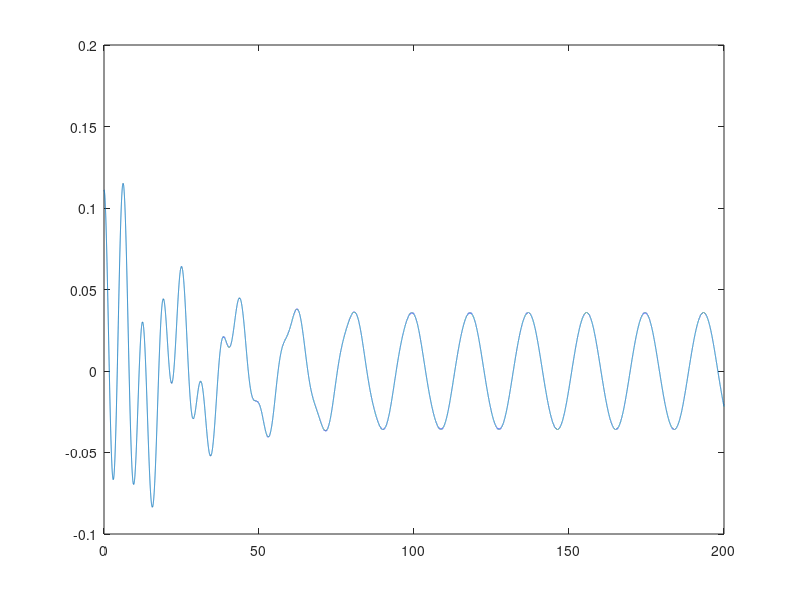
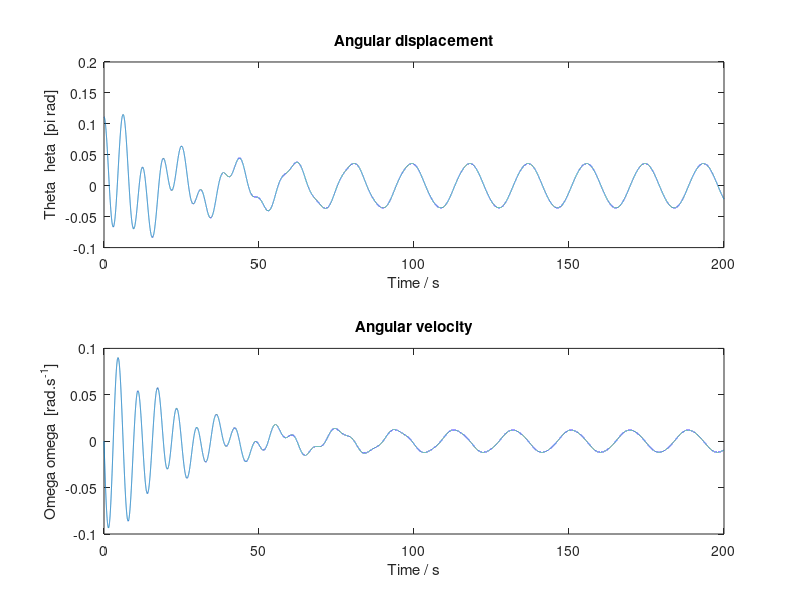
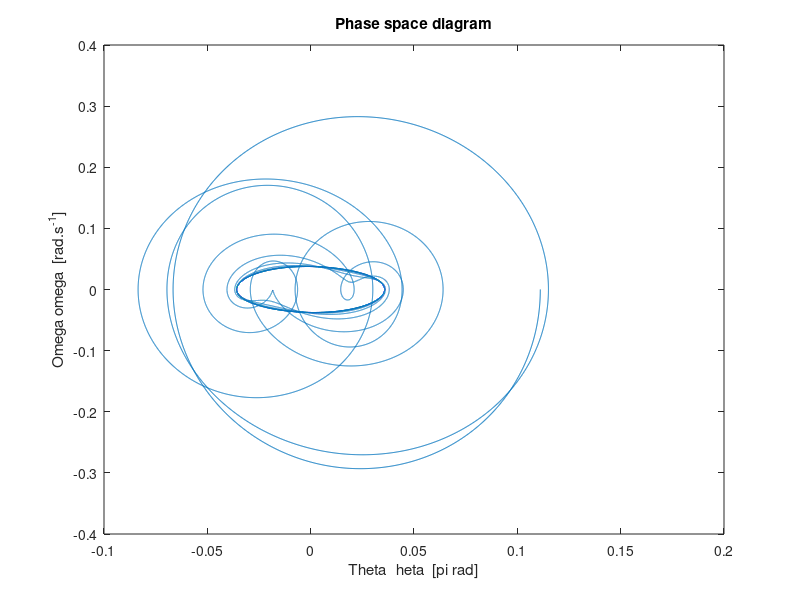

Here is the MATLAB script that generated these plots, in order:
% 2018/11/21
% PHYS4150 Project
% CHAOTIC BEHAVIOR IN A PLANE PENDULUM WITH A SINUSOIDAL DRIVING TORQUE AT THE PIVOT POINT

function motion_sim
    close all
    clear all
    clc
    
    num_methods = 1;    %need to match the number of methods used

    %====================================================================
    %Array, variable initialization  
    [g,l,theta_0,w_0,~,w_ext,~,h,data_pts,duration] = get_var();
 
    if data_pts > 500000
        disp('Datapoints exceeds 200000, simulation terminated.');
        return
    end
    [time, theta, w] = deal(zeros(data_pts, num_methods));
    theta(1,1:num_methods) = theta_0;
    w(1,1:num_methods) = w_0;
    
    %====================================================================
    %RK4 Method
    [time(:,1),theta(:,1),w(:,1)] = RK4(time(:,1),theta(:,1),w(:,1));

    %====================================================================
    %Euler Method
    %[time(:,2),theta(:,2),w(:,2)] = euler_1(time(:,2),theta(:,2),w(:,2));
    
    %====================================================================
    %Error with ode45
    [t,y] = builtin_ode45();
    abs_err = theta(end,1)-y(end,1);
    rel_err =(theta(end,1)-y(end,1))/min(theta(end,1),y(end,1));
    fprintf('Absolue & Relative Error With ode45: %.12f %.12f\n',abs_err,rel_err);
    
    %====================================================================
    %Plot Graph
    plot_graph(time(:,1), theta(:,1), w(:,1)); %RK4
    %plot_graph(time(:,2), theta(:,2), w(:,2)); %Euler
    
     %====================================================================
    %Animation
%     save_gif = 0;
%     animation(time(:,1),theta(:,1),w(:,1),'RK4',save_gif);

%     For Function Test (Global Truncation Error/ Simple Harmonic Motion)
%     =================================
%     w0 = (g/l)^0.5;
%     truedata = theta_0*cos(w0*duration)+w_0/w0*sin(w0*duration);
%     ans(1,1)= h;
%     ans(1,2)= theta(end,1);
%     ans(1,3)= truedata;
%     ans(1,4)= abs(theta(end,1)-truedata); %RK4
%     ans(1,5)= abs(theta(end,2)-truedata); %euler
%     ans(1,6)= truedata;
%     ans
%     =================================
    clear all
end

%====================================================================
% MATLAB ode45
function [t,y] = builtin_ode45()
    options=odeset('RelTol',5.7627e-09,'AbsTol',1.1291e-10);    
    [g,l,theta_0,w_0,~,~,~,dt,~,duration] = get_var();     
    tspan= 0:dt:duration; % set time interval
    init=[theta_0,w_0]; % set initial conditions
    [t,y]=ode45(@myode,tspan,init,options);
    figure()
    plot(t,y(:,1)/pi);
end
function dydt = myode(t,y)
    [g,l,theta_0,w_0,Fext_0,Fext_w,c,~,~,~] = get_var(); 
    dydt = [y(2); -g/l.*sin(y(1))-c*y(2)+ Fext_0.*sin(Fext_w*(t))];
end

%====================================================================
%Variables init
function [gravity,length,theta_0,omega_0,extForce_0,extForce_omega,coeffi_damp,step_size,data_pts,duration] = get_var()
    gravity = 9.8;              %ms-2
    length = 9.8;               %m
    theta_0 = 20*2*pi/360;      %rad
    omega_0 = 0*2*pi/360;       %rad/s
    extForce_0 = 0.1;           
    extForce_omega = 1/3;       %rad/s
    coeffi_damp = 0.1;         
    
    duration = 200;             %s
    step_size = 0.1*(1/2)^5;
    data_pts = duration/step_size + 1;
end

%====================================================================
% Equation of motion
function [h_f, h_g] = motion_fn()
    [g,l,~,~,extF,extF_w,c,~,~,~] = get_var();   %%Get initial parameters
    h_f = @(time,theta,w) w;
    h_g = @(time,theta,w) -g/l*sin(theta) - c*w + extF*sin(extF_w*(time));
end

%====================================================================
% Test Function (no damping, no external force, simple harmonic oscillator)
function [h_f, h_g] = test_function_1()
    [g,l,~,~,~,~,~,~,~,~] = get_var();
    h_f = @(time,theta,w) w;
    h_g = @(time,theta,w) -g/l*theta;
end 

%====================================================================
% Euler
function [time,theta,w] = euler_1(time,theta,w)
    [~,~,~,~,~,~,~,dt,~,duration] = get_var();
    [f,g] = motion_fn;
%     [f,g] = test_function_1;   %%For Function Test
    ind = 0:dt:duration;
    for i = 1:(length(ind)-1)
        %Two first order differential equations 
        w(i+1) = w(i) + dt*g(time(i),theta(i),w(i));
        theta(i+1) = theta(i)+f(time(i),theta(i),w(i))*dt;
        time(i+1) = dt*i;
    end
end

%====================================================================
% Runga-Kutta 4th order
function [time,theta,w] = RK4(time,theta,w)
    [~,~,~,~,~,~,~,dt,data_pts,duration] = get_var();
    ind = 0:dt:duration;
    error_1(1) = 0;
    for i = 1:(length(ind)-1)
        [theta(i+1),w(i+1)]= RK4_funct(time(i),theta(i),w(i),dt);
        if i>1 %%For error analysis
            [theta_2h,w_2h]= RK4_funct(time(i-1),theta(i-1),w(i-1),dt*2);
            abs_error_1(i)=theta_2h-theta(i+1);
            rel_error_1(i)=((theta_2h-theta(i+1))/min(theta_2h,theta(i+1)));
            if abs(abs_error_1(i))>1.e-3 || abs(rel_error_1(i))>1.e-3
                disp('Error too large');
                return
            end
        end
        time(i+1) = dt*i;
    end
    fprintf('Local Truncation Absolue & Relative Error: %.12f %.12f\n',max(abs(abs_error_1)),max(abs(rel_error_1)));
    %plot(error_1);
end

function [theta_new,w_new] = RK4_funct(time,theta,w,dt)
    [f, g] = motion_fn;
    %     [f,g] = test_function_1;   %%For Function Test
    k1 = f(time,          theta,                  w);
    l1 = g(time,          theta,                  w);
    k2 = f(time+dt/2,     theta+k1*dt/2,          w+l1*dt/2);
    l2 = g(time+dt/2,     theta+k1*dt/2,          w+l1*dt/2);
    k3 = f(time+dt/2,     theta+k2*dt/2,          w+l2*dt/2);
    l3 = g(time+dt/2,     theta+k2*dt/2,          w+l2*dt/2);
    k4 = f(time+dt,       theta+k3*dt,            w+l3*dt); 
    l4 = g(time+dt,       theta+k3*dt,            w+k3*dt);
    theta_new = theta + (k1 + 2*k2 + 2*k3 + k4)*dt/6;  
    w_new = w + (l1 + 2*l2 + 2*l3 + l4)*dt/6;
end


%====================================================================
% Plot Graph
function plot_graph(time,theta,w) 
    figure();
    
    subplot(2,1,1) 
    plot(time, theta/pi);
    xlabel("Time / s");
    ylabel("Theta \theta  [\pi rad]");
    title("Angular displacement");
    set(gca,'fontsize',10);
    
    subplot(2,1,2) 
    plot(time, w/pi);
    xlabel("Time / s");
    ylabel("Omega \omega  [rad.s^{-1}]");
    title("Angular velocity");
    set(gca,'fontsize',10);
    
    figure();
    plot(theta./pi,w);
    xlabel("Theta \theta  [\pi rad]");
    ylabel("Omega \omega  [rad.s^{-1}]");
    title("Phase space diagram");
    set(gca,'fontsize',10);
end

function animation(time,theta,w,gifname,save_gif)
    pause(1);    
    [~,l,~,~,~,~,~,~,data_pts,~] = get_var();
    frame_count = 1;
    figure()   
    pos = [0.1 0 0.30*1.5 0.54*1.5];
    set(gcf,'Units','normalized');
    set(gcf,'Position',pos);
    set(gcf,'color','w');
    
    for c = 1:100:data_pts
        %====================================================================
        % Phase Plot 
        subplot('position',[0.1 0.1 0.8 0.45]) 
        plot(theta./pi,w,'k','lineWidth',2);
        hold on
        cur_plot = plot(theta(c)/pi,w(c),'ro');
        set(cur_plot,'markersize',15,'markerFaceColor','g')

        xlabel('\theta  [ \pi rad ]')
        ylabel('\omega  [ rad.s^{-1}]')
        grid on
        set(gca,'fontsize',12)
        xlim([min(theta)/pi max(theta)/pi])
        %   set(gca,'xtick',-0.5:0.1:0.5)
        hold off

        %====================================================================
        % pendulum animation     
        subplot('position',[0.2 0.62 0.6 0.35])    
        X = l.*sin(theta); 
        Y = -l.*cos(theta);
        plot([0 X(c)],[0 Y(c)],'k','lineWidth',1);
        hold on

        cur_plot = plot(X(c),Y(c),'o');
        set(cur_plot,'markersize',15,'markerFaceColor','r')
        xlim([-10 10])
        ylim([-10 10])
        grid on
        set(gca,'fontsize',14) %fontsize = 14
        axis square   
        axis off
        hold off

        pause(0.001)

        %====================================================================
        % Save as gif 
        if save_gif 
            frame = getframe(gcf);
            im = frame2im(frame);
            [imind,cm] = rgb2ind(im,256);
            %  On the first loop, create the file. In subsequent loops, append.
            delay = 0.2;
            if frame_count == 1
                imwrite(imind,cm,gifname,'gif','DelayTime',delay,'loopcount',inf);
            else
                imwrite(imind,cm,gifname,'gif','DelayTime',delay,'writemode','append');
            end
            frame_count = frame_count+1;
        end
	end
    hold off
end